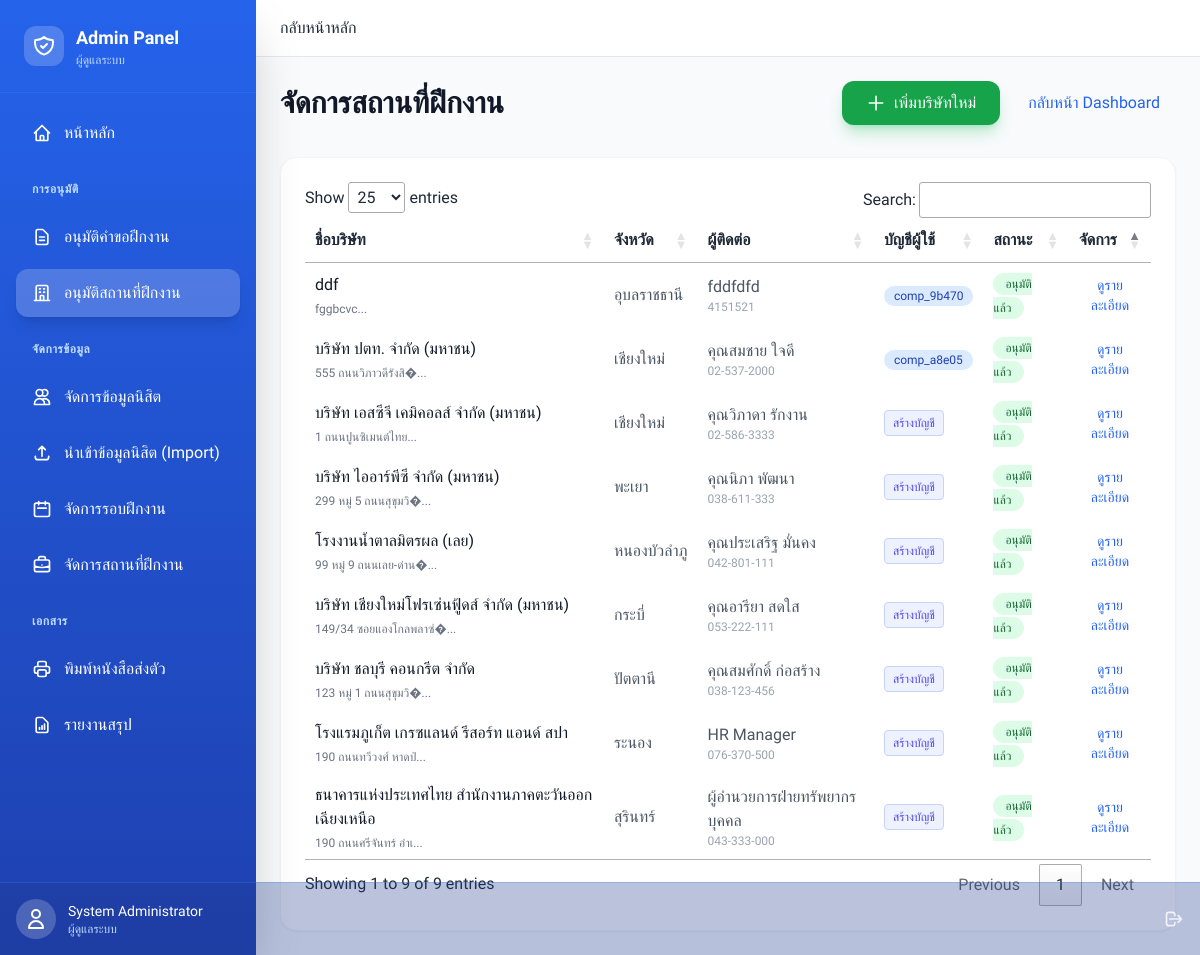
The page /index.php?page=admin&action=companies (signed in) on the database its author committed.
### tables this page shows
CREATE TABLE `companies` (
  `id` int(11) NOT NULL,
  `name` varchar(150) NOT NULL,
  `address` text DEFAULT NULL,
  `province` varchar(100) DEFAULT NULL,
  `contact_person` varchar(100) DEFAULT NULL,
  `phone` varchar(20) DEFAULT NULL,
  `email` varchar(100) DEFAULT NULL,
  `description` text DEFAULT NULL,
  `status` enum('pending','approved','rejected') DEFAULT 'pending',
  `created_by` int(11) DEFAULT NULL,
  `created_at` timestamp NOT NULL DEFAULT current_timestamp(),
  `employer_user_id` int(11) DEFAULT NULL,
  `user_id` int(11) DEFAULT NULL
);

CREATE TABLE `provinces` (
  `id` int(11) NOT NULL,
  `name_th` varchar(100) DEFAULT NULL,
  `region_id` int(11) DEFAULT NULL
);

CREATE TABLE `users` (
  `id` int(11) NOT NULL,
  `username` varchar(50) NOT NULL,
  `password` varchar(255) NOT NULL,
  `role` enum('student','admin','employer','advisor') NOT NULL,
  `full_name` varchar(100) NOT NULL,
  `email` varchar(100) DEFAULT NULL,
  `phone` varchar(20) DEFAULT NULL,
  `profile_image` varchar(255) DEFAULT NULL,
  `created_at` timestamp NOT NULL DEFAULT current_timestamp()
);

### src/Admin/companies.php (the view, shortened to what this page needs)
<?php
$stmt = $pdo->query("
    SELECT
        c.*,
        u.full_name as created_by_name,
        p.name_th as province_name,
        emp_user.username as employer_username
    FROM companies c
    LEFT JOIN users u ON c.created_by = u.id
    LEFT JOIN provinces p ON c.province = p.id
    LEFT JOIN users emp_user ON c.user_id = emp_user.id
    ORDER BY
        CASE
            WHEN c.status = 'pending' THEN 1
            WHEN c.status = 'approved' THEN 2
            ELSE 3
        END,
        c.created_at DESC
");
$companies = $stmt->fetchAll();
?>
<div class="max-w-7xl mx-auto">
    <div class="mb-8 flex justify-between items-center">
        <h1 class="text-3xl font-bold text-gray-900">จัดการสถานที่ฝึกงาน</h1>
        <div class="flex gap-3">
            <button onclick="openAddCompanyModal()" class="bg-green-600 text-white px-6 py-2.5 rounded-xl hover:bg-green-700 transition shadow-lg shadow-green-500/30 flex items-center gap-2">
                <svg xmlns="http://www.w3.org/2000/svg" class="h-5 w-5" fill="none" viewBox="0 0 24 24" stroke="currentColor">
                    <path stroke-linecap="round" stroke-linejoin="round" stroke-width="2" d="M12 4v16m8-8H4" />
                </svg>
                เพิ่มบริษัทใหม่
            </button>
            <a href="index.php?page=admin&action=dashboard" class="text-blue-600 hover:text-blue-800 px-4 py-2.5 flex items-center">
                กลับหน้า Dashboard
            </a>
        </div>
    </div>
    <div class="bg-white rounded-2xl shadow-sm border border-gray-100 overflow-hidden">
        <div class="p-6">
            <table id="companiesTable" class="w-full">
                <thead>
                    <tr class="border-b border-gray-200">
                        <th class="text-left py-3 px-4">ชื่อบริษัท</th>
                        <th class="text-left py-3 px-4">จังหวัด</th>
                        <th class="text-left py-3 px-4">ผู้ติดต่อ</th>
                        <th class="text-left py-3 px-4">บัญชีผู้ใช้</th>
                        <th class="text-left py-3 px-4">สถานะ</th>
                        <th class="text-center py-3 px-4">จัดการ</th>
                    </tr>
                </thead>
                <tbody>
                    <?php foreach ($companies as $comp): ?>
                        <tr class="border-b border-gray-100 hover:bg-gray-50">
                            <td class="py-3 px-4">
                                <div class="font-medium text-gray-900"><?= htmlspecialchars($comp['name']) ?></div>
                                <div class="text-xs text-gray-500 mt-1"><?= htmlspecialchars(substr($comp['address'], 0, 50)) ?>...</div>
                            </td>
                            <td class="py-3 px-4 text-gray-600"><?= htmlspecialchars($comp['province_name'] ?? '-') ?></td>
                            <td class="py-3 px-4 text-gray-600">
                                <div><?= htmlspecialchars($comp['contact_person'] ?? '-') ?></div>
                                <div class="text-xs text-gray-400"><?= htmlspecialchars($comp['phone'] ?? '-') ?></div>
                            </td>
                            <td class="py-3 px-4">
                                <?php if (!empty($comp['employer_username'])): ?>
                                    <span class="inline-flex items-center px-2.5 py-0.5 rounded-full text-xs font-medium bg-blue-100 text-blue-800">
                                        <?= htmlspecialchars($comp['employer_username']) ?>
                                    </span>
                                <?php else: ?>
                                    <form action="index.php?page=admin&action=generate_company_user" method="POST" class="inline" onsubmit="return confirm('ยืนยันการสร้างบัญชีผู้ใช้สำหรับบริษัทนี้?');">
                                        <button type="submit" class="text-xs bg-indigo-50 text-indigo-600 px-2 py-1 rounded border border-indigo-200 hover:bg-indigo-100 transition">
                                            สร้างบัญชี
                                        </button>
                                    </form>
                                <?php endif; ?>
                            </td>
                            <td class="py-3 px-4">
                                <?php
                                $statusClass = match ($comp['status']) {
                                    'approved' => 'bg-green-100 text-green-800',
                                    'pending' => 'bg-yellow-100 text-yellow-800',
                                    'rejected' => 'bg-red-100 text-red-800',
                                    default => 'bg-gray-100 text-gray-800'
                                };
                                $statusText = match ($comp['status']) {
                                    'approved' => 'อนุมัติแล้ว',
                                    'pending' => 'รออนุมัติ',
                                    'rejected' => 'ไม่อนุมัติ',
                                    default => $comp['status']
                                };
                                ?>
                                <span class="px-3 py-1 rounded-full text-xs font-medium <?= $statusClass ?>">
                                    <?= $statusText ?>
                                </span>
                            </td>
                            <td class="py-3 px-4">
                                <div class="flex justify-center gap-2">
                                    <?php if ($comp['status'] === 'pending'): ?>
                                        <form action="index.php?page=admin&action=process_company_approval" method="POST" class="inline">
                                            <input type="hidden" name="company_id" value="<?= $comp['id'] ?>">
                                            <button type="submit" name="status" value="approved" class="bg-green-600 text-white px-3 py-1 rounded-lg hover:bg-green-700 transition text-sm">
                                                อนุมัติ
                                            </button>
                                        </form>
                                        <form action="index.php?page=admin&action=process_company_approval" method="POST" class="inline">
                                            <input type="hidden" name="company_id" value="<?= $comp['id'] ?>">
                                            <button type="submit" name="status" value="rejected" class="bg-red-50 text-red-600 px-3 py-1 rounded-lg hover:bg-red-100 transition text-sm border border-red-200" onclick="return confirm('ยืนยันการไม่อนุมัติ?')">
                                                ไม่อนุมัติ
                                            </button>
                                        </form>
                                    <?php else: ?>
                                        <button onclick="viewCompanyDetails(<?= $comp['id'] ?>)" class="text-blue-600 hover:text-blue-800 text-sm">
                                            ดูรายละเอียด
                                        </button>
                                    <?php endif; ?>
                                </div>
                            </td>
                        </tr>
                    <?php endforeach; ?>
                </tbody>
            </table>
        </div>
    </div>
</div>
<link rel="stylesheet" href="https://cdn.datatables.net/1.13.6/css/jquery.dataTables.min.css">

### index.php (style rules this page uses)
body { font-family: 'Sarabun', sans-serif; }

### templates/admin_layout.php (style rules this page uses)
body { font-family: 'Sarabun', sans-serif; }

### rows shown on the page
companies: name "ddf", address "fggbcvc", provinces.name_th "อุบลราชธานี", contact_person "fddfdfd", phone "4151521", user.username "comp_9b470", status "อนุมัติแล้ว"
companies: name "บริษัท ปตท. จำกัด (มหาชน)", address "555 ถนนวิภาวดีรังสิ�", provinces.name_th "เชียงใหม่", contact_person "คุณสมชาย ใจดี", phone "02-537-2000", user.username "comp_a8e05", status "อนุมัติแล้ว"
companies: name "บริษัท เอสซีจี เคมิคอลส์ จำกัด (มหาชน)", address "1 ถนนปูนซิเมนต์ไทย", provinces.name_th "เชียงใหม่", contact_person "คุณวิภาดา รักงาน", phone "02-586-3333", status "อนุมัติแล้ว"
companies: name "บริษัท ไออาร์พีซี จำกัด (มหาชน)", address "299 หมู่ 5 ถนนสุขุมวิ�", provinces.name_th "พะเยา", contact_person "คุณนิภา พัฒนา", phone "038-611-333", status "อนุมัติแล้ว"
companies: name "โรงงานน้ำตาลมิตรผล (เลย)", address "99 หมู่ 9 ถนนเลย-ด่าน�", provinces.name_th "หนองบัวลำภู", contact_person "คุณประเสริฐ มั่นคง", phone "042-801-111", status "อนุมัติแล้ว"
companies: name "บริษัท เชียงใหม่โฟรเซ่นฟู้ดส์ จำกัด (มหาชน)", address "149/34 ซอยแองโกลพลาซ่�", provinces.name_th "กระบี่", contact_person "คุณอารียา สดใส", phone "053-222-111", status "อนุมัติแล้ว"
companies: name "บริษัท ชลบุรี คอนกรีต จำกัด", address "123 หมู่ 1 ถนนสุขุมวิ�", provinces.name_th "ปัตตานี", contact_person "คุณสมศักดิ์ ก่อสร้าง", phone "038-123-456", status "อนุมัติแล้ว"
companies: name "โรงแรมภูเก็ต เกรซแลนด์ รีสอร์ท แอนด์ สปา", address "190 ถนนทวีวงศ์ หาดป่", provinces.name_th "ระนอง", contact_person "HR Manager", phone "076-370-500", status "อนุมัติแล้ว"
companies: name "ธนาคารแห่งประเทศไทย สำนักงานภาคตะวันออกเฉียงเหนือ", address "190 ถนนศรีจันทร์ อำเ", provinces.name_th "สุรินทร์", contact_person "ผู้อำนวยการฝ่ายทรัพยากรบุคคล", phone "043-333-000", status "อนุมัติแล้ว"

### other values the page prints
$_SESSION['user']['full_name'] "System Administrator"
